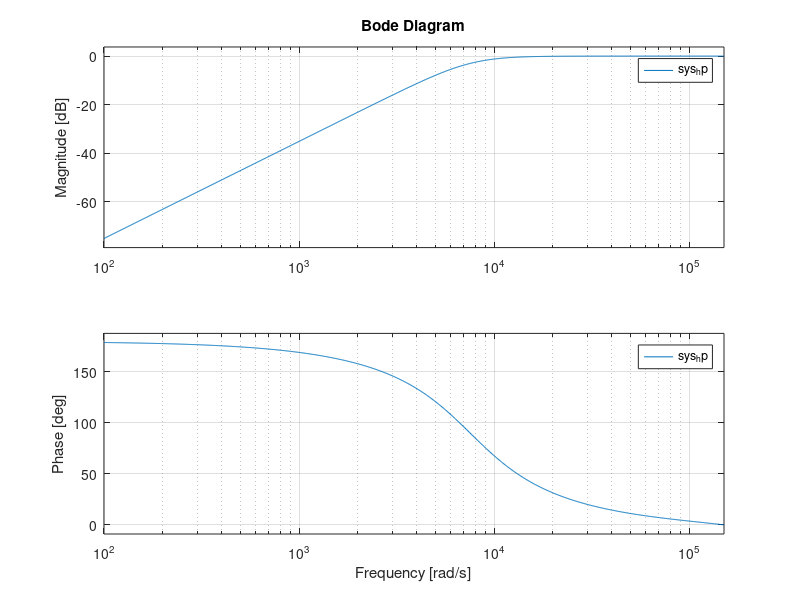

MATLAB code to generate this figure:
clear all;
close all;
clc;

lp_order = 2;
bp_order = 2;
hp_order = 2;

LP_cutoff = 300;

BP_cutoff_low = 300;
BP_cutoff_hi = 2400;

HP_cutoff = 2400;
Fs = 48000;


[X_lp, Y_lp] = butter(lp_order, LP_cutoff/Fs, 'low');
[X_bp, Y_bp] = butter(bp_order, [BP_cutoff_low/Fs BP_cutoff_hi/Fs], 'bandpass');
[X_hp, Y_hp] = butter(hp_order, HP_cutoff/Fs, 'high');

sys_lp = tf(X_lp, Y_lp, 1/Fs);
sys_bp = tf(X_bp, Y_bp, 1/Fs);
sys_hp = tf(X_hp, Y_hp, 1/Fs);

%bodeplot(sys_lp, sys_bp, Fs);

hold on
bode(sys_lp);
bode(sys_bp);
bode(sys_hp);
